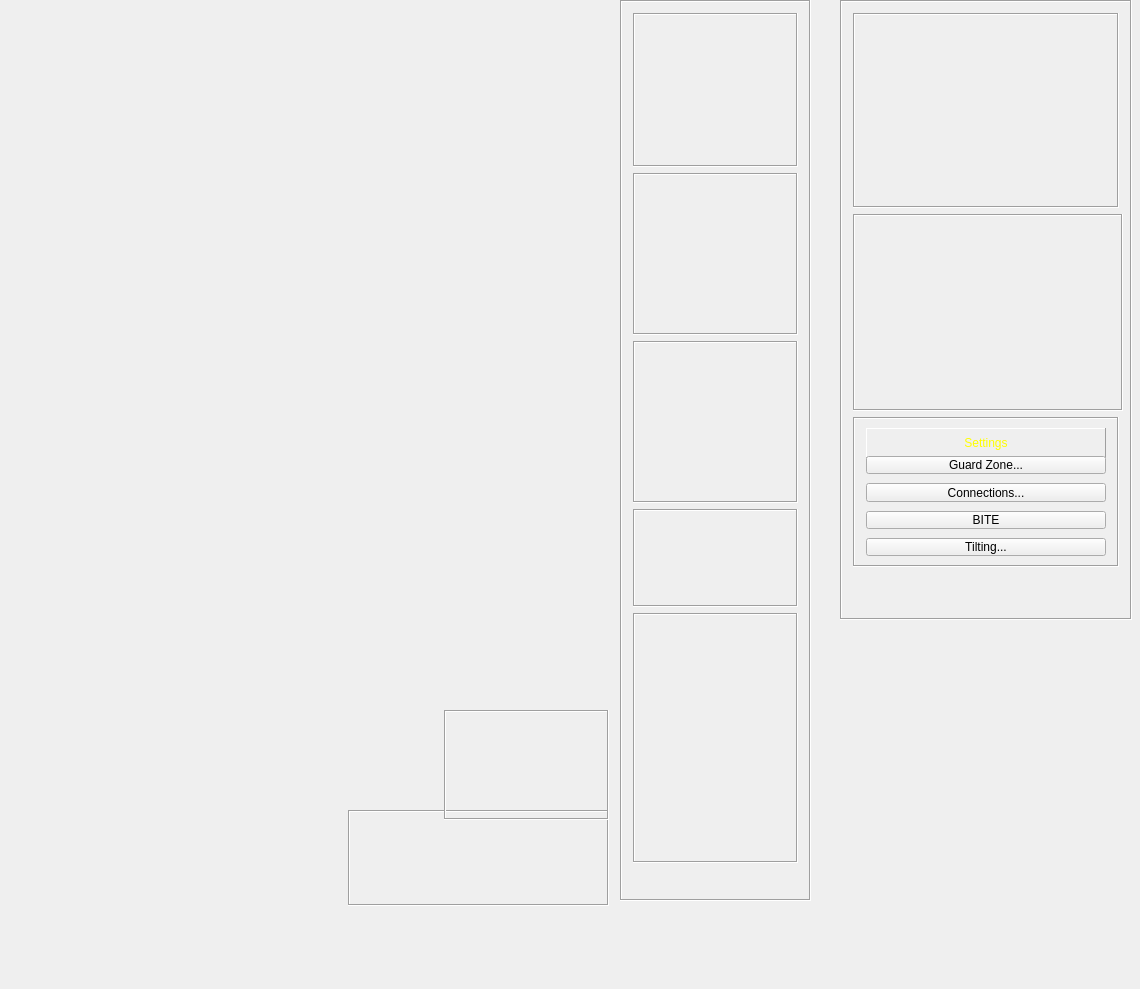
<?xml version="1.0" encoding="UTF-8"?>
<ui version="4.0">
 <class>MainWindow</class>
 <widget class="QMainWindow" name="MainWindow">
  <property name="geometry">
   <rect>
    <x>0</x>
    <y>0</y>
    <width>1140</width>
    <height>989</height>
   </rect>
  </property>
  <property name="windowTitle">
   <string>MainWindow</string>
  </property>
  <property name="styleSheet">
   <string notr="true"/>
  </property>
  <widget class="QWidget" name="centralWidget">
   <widget class="QFrame" name="frameRight">
    <property name="geometry">
     <rect>
      <x>840</x>
      <y>0</y>
      <width>292</width>
      <height>620</height>
     </rect>
    </property>
    <property name="sizePolicy">
     <sizepolicy hsizetype="Preferred" vsizetype="Preferred">
      <horstretch>0</horstretch>
      <verstretch>0</verstretch>
     </sizepolicy>
    </property>
    <property name="frameShape">
     <enum>QFrame::Box</enum>
    </property>
    <property name="frameShadow">
     <enum>QFrame::Sunken</enum>
    </property>
    <layout class="QVBoxLayout" name="verticalLayout">
     <item>
      <widget class="FrameOSD" name="frameOSD">
       <property name="sizePolicy">
        <sizepolicy hsizetype="Preferred" vsizetype="Fixed">
         <horstretch>0</horstretch>
         <verstretch>0</verstretch>
        </sizepolicy>
       </property>
       <property name="minimumSize">
        <size>
         <width>219</width>
         <height>195</height>
        </size>
       </property>
       <property name="frameShape">
        <enum>QFrame::Box</enum>
       </property>
       <property name="frameShadow">
        <enum>QFrame::Sunken</enum>
       </property>
      </widget>
     </item>
     <item>
      <widget class="FrameTrackDisplay" name="frameTrackInf">
       <property name="sizePolicy">
        <sizepolicy hsizetype="Expanding" vsizetype="Expanding">
         <horstretch>0</horstretch>
         <verstretch>0</verstretch>
        </sizepolicy>
       </property>
       <property name="minimumSize">
        <size>
         <width>270</width>
         <height>195</height>
        </size>
       </property>
       <property name="maximumSize">
        <size>
         <width>270</width>
         <height>16777215</height>
        </size>
       </property>
       <property name="frameShape">
        <enum>QFrame::Box</enum>
       </property>
       <property name="frameShadow">
        <enum>QFrame::Sunken</enum>
       </property>
      </widget>
     </item>
     <item>
      <widget class="QFrame" name="frameSettings">
       <property name="sizePolicy">
        <sizepolicy hsizetype="Preferred" vsizetype="Preferred">
         <horstretch>0</horstretch>
         <verstretch>0</verstretch>
        </sizepolicy>
       </property>
       <property name="minimumSize">
        <size>
         <width>219</width>
         <height>0</height>
        </size>
       </property>
       <property name="maximumSize">
        <size>
         <width>16777215</width>
         <height>150</height>
        </size>
       </property>
       <property name="frameShape">
        <enum>QFrame::Box</enum>
       </property>
       <property name="frameShadow">
        <enum>QFrame::Sunken</enum>
       </property>
       <layout class="QVBoxLayout" name="verticalLayout_2">
        <property name="spacing">
         <number>9</number>
        </property>
        <property name="topMargin">
         <number>9</number>
        </property>
        <property name="bottomMargin">
         <number>9</number>
        </property>
        <item>
         <widget class="QLabel" name="label_22">
          <property name="sizePolicy">
           <sizepolicy hsizetype="Preferred" vsizetype="Fixed">
            <horstretch>0</horstretch>
            <verstretch>0</verstretch>
           </sizepolicy>
          </property>
          <property name="minimumSize">
           <size>
            <width>0</width>
            <height>30</height>
           </size>
          </property>
          <property name="layoutDirection">
           <enum>Qt::LeftToRight</enum>
          </property>
          <property name="styleSheet">
           <string notr="true">color: rgb(255, 255, 0);</string>
          </property>
          <property name="frameShape">
           <enum>QFrame::Panel</enum>
          </property>
          <property name="frameShadow">
           <enum>QFrame::Raised</enum>
          </property>
          <property name="text">
           <string>Settings</string>
          </property>
          <property name="textFormat">
           <enum>Qt::RichText</enum>
          </property>
          <property name="scaledContents">
           <bool>true</bool>
          </property>
          <property name="alignment">
           <set>Qt::AlignCenter</set>
          </property>
          <property name="wordWrap">
           <bool>true</bool>
          </property>
          <property name="margin">
           <number>0</number>
          </property>
          <property name="indent">
           <number>0</number>
          </property>
         </widget>
        </item>
        <item>
         <widget class="QPushButton" name="pushButtonSetGZ">
          <property name="text">
           <string>Guard Zone...</string>
          </property>
         </widget>
        </item>
        <item>
         <widget class="QPushButton" name="pushButtonConnections">
          <property name="text">
           <string>Connections...</string>
          </property>
          <property name="checkable">
           <bool>false</bool>
          </property>
         </widget>
        </item>
        <item>
         <widget class="QPushButton" name="pushButtonBIT">
          <property name="text">
           <string>BITE</string>
          </property>
         </widget>
        </item>
        <item>
         <widget class="QPushButton" name="pushButtonTilting">
          <property name="text">
           <string>Tilting...</string>
          </property>
          <property name="checkable">
           <bool>false</bool>
          </property>
         </widget>
        </item>
       </layout>
      </widget>
     </item>
     <item>
      <spacer name="verticalSpacer_2">
       <property name="orientation">
        <enum>Qt::Vertical</enum>
       </property>
       <property name="sizeType">
        <enum>QSizePolicy::Preferred</enum>
       </property>
       <property name="sizeHint" stdset="0">
        <size>
         <width>20</width>
         <height>40</height>
        </size>
       </property>
      </spacer>
     </item>
    </layout>
   </widget>
   <widget class="QFrame" name="frameLeft">
    <property name="geometry">
     <rect>
      <x>620</x>
      <y>0</y>
      <width>191</width>
      <height>901</height>
     </rect>
    </property>
    <property name="frameShape">
     <enum>QFrame::Box</enum>
    </property>
    <property name="frameShadow">
     <enum>QFrame::Sunken</enum>
    </property>
    <layout class="QVBoxLayout" name="verticalLayout_3">
     <item>
      <widget class="FrameControl1" name="frameControl1">
       <property name="sizePolicy">
        <sizepolicy hsizetype="Preferred" vsizetype="Fixed">
         <horstretch>0</horstretch>
         <verstretch>0</verstretch>
        </sizepolicy>
       </property>
       <property name="minimumSize">
        <size>
         <width>165</width>
         <height>154</height>
        </size>
       </property>
       <property name="frameShape">
        <enum>QFrame::Box</enum>
       </property>
       <property name="frameShadow">
        <enum>QFrame::Sunken</enum>
       </property>
      </widget>
     </item>
     <item>
      <widget class="FrameControl2" name="frameControl2">
       <property name="sizePolicy">
        <sizepolicy hsizetype="Preferred" vsizetype="Fixed">
         <horstretch>0</horstretch>
         <verstretch>0</verstretch>
        </sizepolicy>
       </property>
       <property name="minimumSize">
        <size>
         <width>165</width>
         <height>162</height>
        </size>
       </property>
       <property name="frameShape">
        <enum>QFrame::Box</enum>
       </property>
       <property name="frameShadow">
        <enum>QFrame::Sunken</enum>
       </property>
      </widget>
     </item>
     <item>
      <widget class="FrameControl3" name="frameControl3">
       <property name="sizePolicy">
        <sizepolicy hsizetype="Preferred" vsizetype="Fixed">
         <horstretch>0</horstretch>
         <verstretch>0</verstretch>
        </sizepolicy>
       </property>
       <property name="minimumSize">
        <size>
         <width>165</width>
         <height>162</height>
        </size>
       </property>
       <property name="frameShape">
        <enum>QFrame::Box</enum>
       </property>
       <property name="frameShadow">
        <enum>QFrame::Sunken</enum>
       </property>
      </widget>
     </item>
     <item>
      <widget class="FrameTrail" name="frameTrail">
       <property name="sizePolicy">
        <sizepolicy hsizetype="Preferred" vsizetype="Fixed">
         <horstretch>0</horstretch>
         <verstretch>0</verstretch>
        </sizepolicy>
       </property>
       <property name="minimumSize">
        <size>
         <width>165</width>
         <height>98</height>
        </size>
       </property>
       <property name="frameShape">
        <enum>QFrame::Box</enum>
       </property>
       <property name="frameShadow">
        <enum>QFrame::Sunken</enum>
       </property>
      </widget>
     </item>
     <item>
      <widget class="FrameGZ" name="frameGZ">
       <property name="sizePolicy">
        <sizepolicy hsizetype="Preferred" vsizetype="Fixed">
         <horstretch>0</horstretch>
         <verstretch>0</verstretch>
        </sizepolicy>
       </property>
       <property name="minimumSize">
        <size>
         <width>165</width>
         <height>250</height>
        </size>
       </property>
       <property name="frameShape">
        <enum>QFrame::Box</enum>
       </property>
       <property name="frameShadow">
        <enum>QFrame::Sunken</enum>
       </property>
      </widget>
     </item>
     <item>
      <spacer name="verticalSpacer">
       <property name="orientation">
        <enum>Qt::Vertical</enum>
       </property>
       <property name="sizeHint" stdset="0">
        <size>
         <width>20</width>
         <height>276</height>
        </size>
       </property>
      </spacer>
     </item>
    </layout>
   </widget>
   <widget class="FrameCursor" name="frameCursor">
    <property name="geometry">
     <rect>
      <x>348</x>
      <y>810</y>
      <width>261</width>
      <height>96</height>
     </rect>
    </property>
    <property name="sizePolicy">
     <sizepolicy hsizetype="Preferred" vsizetype="Fixed">
      <horstretch>0</horstretch>
      <verstretch>0</verstretch>
     </sizepolicy>
    </property>
    <property name="minimumSize">
     <size>
      <width>180</width>
      <height>96</height>
     </size>
    </property>
    <property name="frameShape">
     <enum>QFrame::Box</enum>
    </property>
    <property name="frameShadow">
     <enum>QFrame::Sunken</enum>
    </property>
   </widget>
   <widget class="FrameStatus" name="frameStatus">
    <property name="geometry">
     <rect>
      <x>444</x>
      <y>710</y>
      <width>165</width>
      <height>110</height>
     </rect>
    </property>
    <property name="sizePolicy">
     <sizepolicy hsizetype="Preferred" vsizetype="Fixed">
      <horstretch>0</horstretch>
      <verstretch>0</verstretch>
     </sizepolicy>
    </property>
    <property name="minimumSize">
     <size>
      <width>165</width>
      <height>110</height>
     </size>
    </property>
    <property name="frameShape">
     <enum>QFrame::Box</enum>
    </property>
    <property name="frameShadow">
     <enum>QFrame::Sunken</enum>
    </property>
   </widget>
  </widget>
 </widget>
 <layoutdefault spacing="6" margin="11"/>
 <customwidgets>
  <customwidget>
   <class>FrameControl1</class>
   <extends>QFrame</extends>
   <header location="global">view/panel/framecontrol1.h</header>
   <container>1</container>
  </customwidget>
  <customwidget>
   <class>FrameControl2</class>
   <extends>QFrame</extends>
   <header location="global">view/panel/framecontrol2.h</header>
   <container>1</container>
  </customwidget>
  <customwidget>
   <class>FrameOSD</class>
   <extends>QFrame</extends>
   <header location="global">view/panel/frameosd.h</header>
   <container>1</container>
  </customwidget>
  <customwidget>
   <class>FrameTrackDisplay</class>
   <extends>QFrame</extends>
   <header location="global">view/panel/frametrackdisplay.h</header>
   <container>1</container>
  </customwidget>
  <customwidget>
   <class>FrameControl3</class>
   <extends>QFrame</extends>
   <header location="global">view/panel/framecontrol3.h</header>
   <container>1</container>
  </customwidget>
  <customwidget>
   <class>FrameCursor</class>
   <extends>QFrame</extends>
   <header location="global">view/panel/framecursor.h</header>
   <container>1</container>
  </customwidget>
  <customwidget>
   <class>FrameTrail</class>
   <extends>QFrame</extends>
   <header location="global">view/panel/frametrail.h</header>
   <container>1</container>
  </customwidget>
  <customwidget>
   <class>FrameStatus</class>
   <extends>QFrame</extends>
   <header location="global">view/panel/framestatus.h</header>
   <container>1</container>
  </customwidget>
  <customwidget>
   <class>FrameGZ</class>
   <extends>QFrame</extends>
   <header location="global">view/panel/framegz.h</header>
   <container>1</container>
  </customwidget>
 </customwidgets>
 <resources/>
 <connections/>
</ui>
